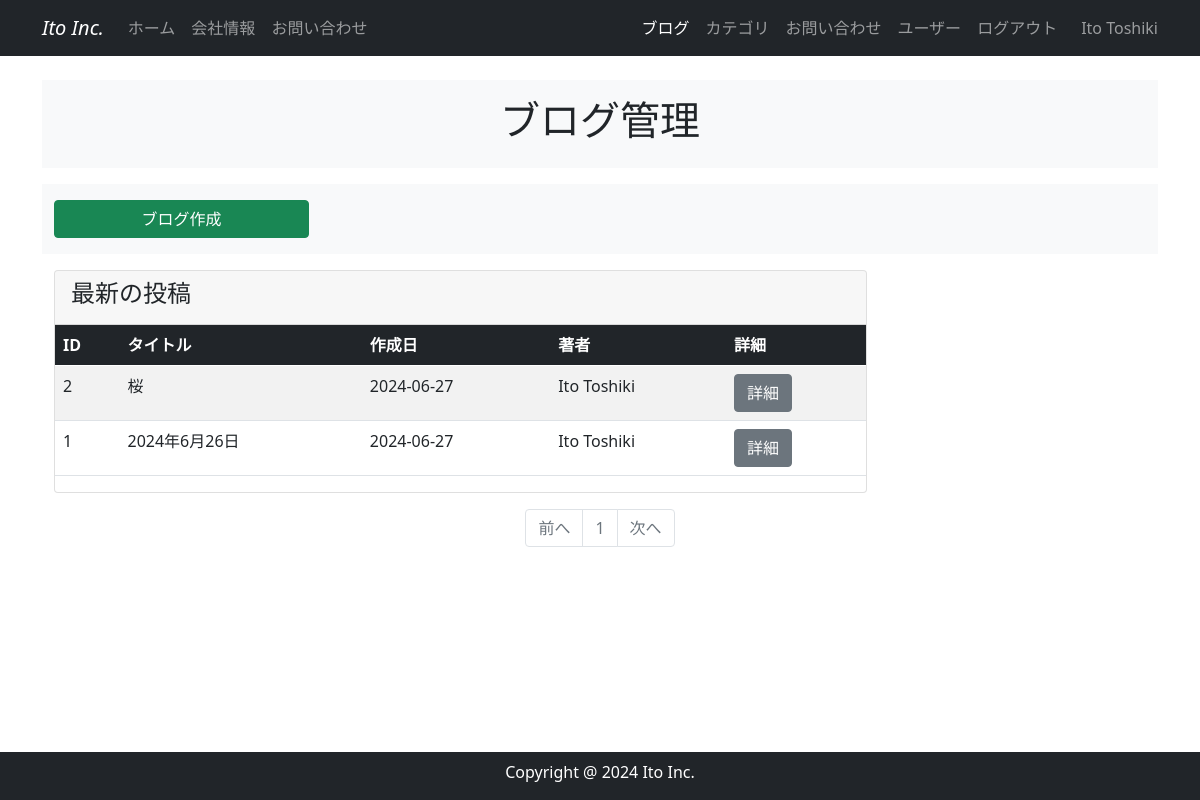
/blog_maintenance (signed in), run on the app's committed database.
### company_blog/models.py (models this page shows, shortened)
class User(db.Model, UserMixin):
    __tablename__ = 'users'
    id = db.Column(db.Integer, primary_key = True)
    email = db.Column(db.String(64), unique=True, index=True)
    username = db.Column(db.String(64), unique=True, index=True)
    password_hash = db.Column(db.String(128))
    administrator = db.Column(db.String(1))
    post = db.relationship('BlogPost', backref='author', lazy='dynamic')
    @property
    def password(self):
        raise AttributeError('password is not a readable attribute')

class BlogPost(db.Model):
    __tablename__ = 'blog_post'
    id = db.Column(db.Integer, primary_key=True)
    user_id = db.Column(db.Integer, db.ForeignKey('users.id'))
    category_id = db.Column(db.Integer, db.ForeignKey('blog_category.id'))
    date = db.Column(db.DateTime, default=datetime.now(timezone('Asia/Tokyo')))
    title = db.Column(db.String(140))
    text = db.Column(db.Text)
    summary = db.Column(db.String(140))
    featured_image = db.Column(db.String(140))

### company_blog/main/views.py (the view)
@main.route('/blog_maintenance')
@login_required
def blog_maintenance():
    page = request.args.get('page', 1, type=int)
    blog_posts = BlogPost.query.order_by(BlogPost.id.desc()).paginate(page=page, per_page=10)
    return render_template('blog_maintenance.html', blog_posts=blog_posts)

### company_blog/__init__.py (called while the page is built)
@event.listens_for(Engine, "connect")
def set_sqlite_pragma(dbapi_connection, connection_record):
    cursor = dbapi_connection.cursor()
    cursor.execute("PRAGMA foreign_keys=ON")
    cursor.close()

### company_blog/models.py (called while the page is built)
@login_manager.user_loader
def load_user(user_id):
    return User.query.get(user_id)

### company_blog/templates/blog_maintenance.html
{% extends "base.html" %}
{% block content %}
<header id="page-header">
    <div class="container my-3 py-3 bg-light">
        <div class="row">
            <div class="col-md-6 m-auto text-center">
                <h1>ブログ管理</h1>
            </div>
        </div>
    </div>
</header>
<section id="menu">
    <div class="container my-3 py-3 bg-light">
        <div class="row">
            <div class="col-md-3">
                <a href="{{ url_for('main.create_post') }}" class="btn btn-success w-100">
                    ブログ作成
                </a>
            </div>
        </div>
    </div>
</section>
<section id="list">
    <div class="container my-3">
        <div class="row">
            <div class="col-md-9">
                <div class="card">
                    <div class="card-header">
                        <h4>最新の投稿</h4>
                    </div>
                    <div class="table-responsive">
                        <table class="table table-striped text-nowrap">
                            <thead class="table-dark">
                                <tr>
                                    <th>ID</th>
                                    <th>タイトル</th>
                                    <th>作成日</th>
                                    <th>著者</th>
                                    <th>詳細</th>
                                </tr>
                            </thead>
                            <tbody>
                                {% for post in blog_posts.items %}
                                <tr>
                                    <td>{{ post.id }}</td>
                                    <td>{{ post.title | truncate(20) }}</td>
                                    <td>{{ post.date.strftime('%Y-%m-%d') }}</td>
                                    <td>{{ post.author.username | truncate(10) }}</td>
                                    <td><a href="{{ url_for('main.blog_post', blog_post_id=post.id) }}"
                                            class="btn btn-secondary">
                                            詳細
                                        </a></td>
                                </tr>
                                {% endfor %}
                            </tbody>
                        </table>
                    </div>
                </div>
            </div>
        </div>
    </div>
</section>
<nav class="my-2" aria-label="Page navigation">
    <ul class="pagination justify-content-center">
        <li {% if blog_posts.has_prev %}class="page-item" {% else %} class="page-item disabled" {% endif %}><a
                class="page-link"
                href="{% if blog_posts.has_prev %}{{ url_for('main.blog_maintenance', page=blog_posts.prev_num) }}{% else %}#{% endif %}">前へ</a>
        </li>
        {% for page_num in blog_posts.iter_pages(left_edge=1, right_edge=1, left_current=1, right_current=2) %}
        {% if page_num %}
        {% if blog_posts.page == page_num %}
        <li class="page-item disabled"><a class="page-link" href="#">{{ page_num }}</a></li>
        {% else %}
        <li class="page-item"><a class="page-link" href="{{ url_for('main.blog_maintenance', page=page_num) }}">{{
                page_num }}</a></li>
        {% endif %}
        {% else %}
        <li class="page-item disabled"><a class="page-link" href="#">&hellip;</a></li>
        {% endif %}
        {% endfor %}
        <li {% if blog_posts.has_next %}class="page-item" {% else %} class="page-item disabled" {% endif %}><a
                class="page-link"
                href="{% if blog_posts.has_next %}{{ url_for('main.blog_maintenance', page=blog_posts.next_num) }}{% else %}#{% endif %}">次へ</a>
        </li>
    </ul>
</nav>
{% endblock %}

### company_blog/templates/base.html (shortened to what this page needs)
<!DOCTYPE html>
<html lang="en">
<head>
  <link href="https://cdn.jsdelivr.net/npm/bootstrap@5.0.2/dist/css/bootstrap.min.css" rel="stylesheet"
>
</head>
<body>
  <nav class="navbar navbar-expand-lg navbar-dark bg-dark fixed-top">
    <div class="container">
      <a class="navbar-brand fst-italic" href="{{ url_for('main.index') }}">Ito Inc.</a>
      <div class="collapse navbar-collapse" id="navbarNav">
        <ul class="navbar-nav">
          <li class="nav-item">
            <a class="nav-link {% if request.endpoint == 'main.index' %}active{% endif %}"
              href="{{ url_for('main.index') }}">ホーム</a>
          </li>
          <li class="nav-item">
            <a class="nav-link {% if request.endpoint == 'main.info' %}active{% endif %}"
              href="{{ url_for('main.info') }}">会社情報</a>
          </li>
          <li class="nav-item">
            <a class="nav-link {% if request.endpoint == 'main.inquiry' %}active{% endif %}"
              href="{{ url_for('main.inquiry') }}">お問い合わせ</a>
          </li>
        </ul>
        <br>
        <ul class="navbar-nav ms-auto">
          {% if current_user.is_authenticated %}
          <li class="nav-item">
            <a class="nav-link {% if request.endpoint == 'main.blog_maintenance' %}active{% endif %}"
              href="{{ url_for('main.blog_maintenance') }}">ブログ</a>
          </li>
          <li class="nav-item">
            <a class="nav-link {% if request.endpoint == 'main.category_maintenance' %}active{% endif %}"
              href="{{ url_for('main.category_maintenance') }}">カテゴリ</a>
          </li>
          <li class="nav-item">
            <a class="nav-link {% if request.endpoint == 'main.inquiry_maintenance' %}active{% endif %}"
              href="{{ url_for('main.inquiry_maintenance') }}">お問い合わせ</a>
          </li>
          <li class="nav-item">
            <a class="nav-link {% if request.endpoint == 'users.user_maintenance' %}active{% endif %}"
              href="{{url_for('users.user_maintenance')}}">ユーザー</a>
          </li>
          <li class="nav-item">
            <a class="nav-link" href="{{ url_for('users.logout') }}">ログアウト</a>
          </li>
          <span class="navbar-text ms-3">
            {{ current_user.username | truncate(10) }}
          </span>
          {% endif %}
        </ul>
      </div>
    </div>
  </nav>
  {% from "_formhelpers.html" import render_field %}
  <div class="container" style="padding-top: 4rem; padding-bottom: 4rem;">
    {% block content %}
    {% endblock %}
  </div>
  <footer id="footer" class="footer text-center pt-2 bg-dark fixed-bottom">
    <div class="container">
      <div class="row">
        <div class="col text-white">
          <p>Copyright @ 2024 Ito Inc.</p>
        </div>
      </div>
    </div>
  </footer>
</body>
</html>

### data on the page
User: username "Ito Toshiki"
BlogPost: id "2", title "桜", date "2024-06-27", author.username "Ito Toshiki"
BlogPost: id "1", title "2024年6月26日", date "2024-06-27", author.username "Ito Toshiki"

### other printed values
{{ page_num }} "1"
